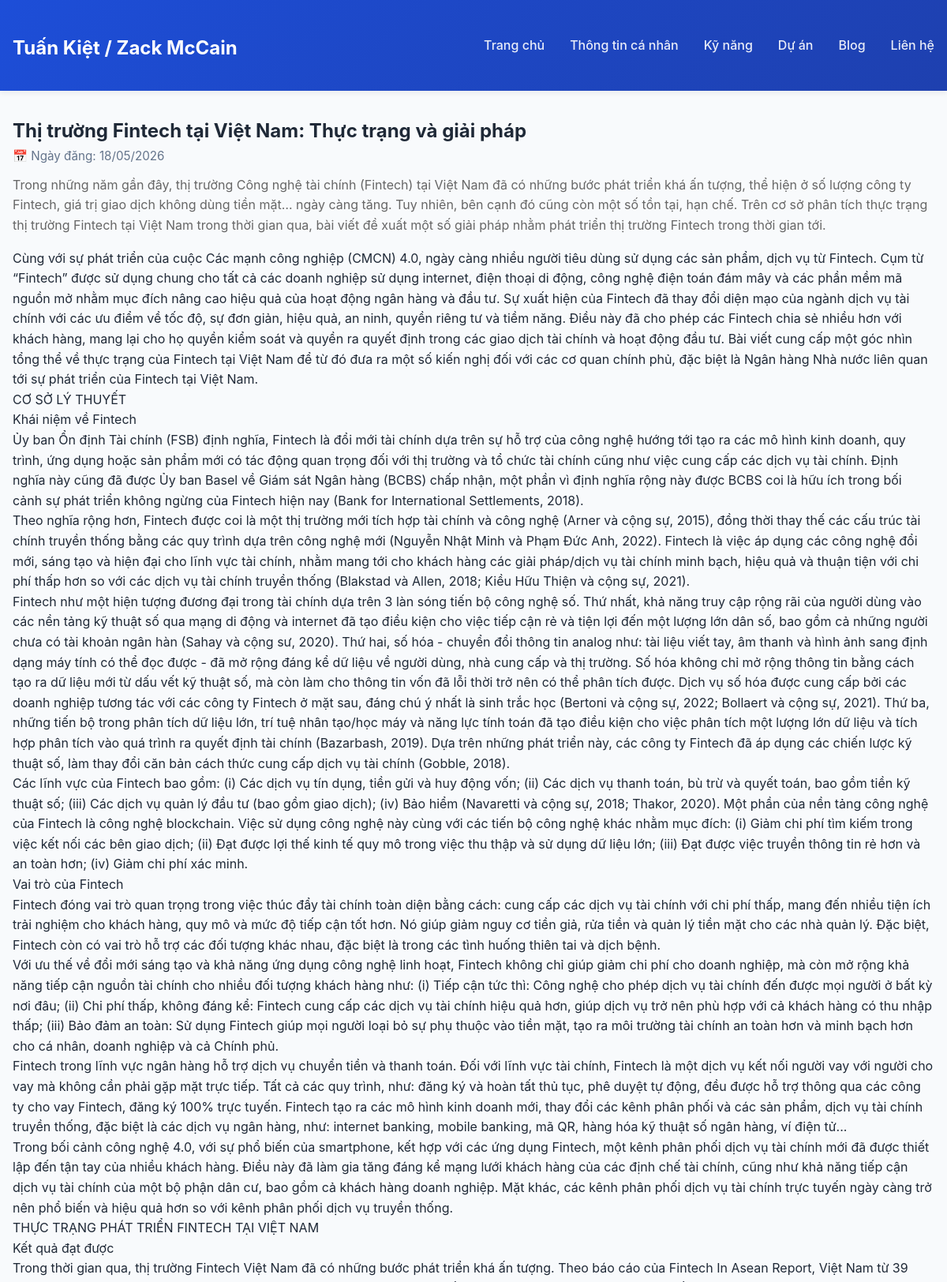
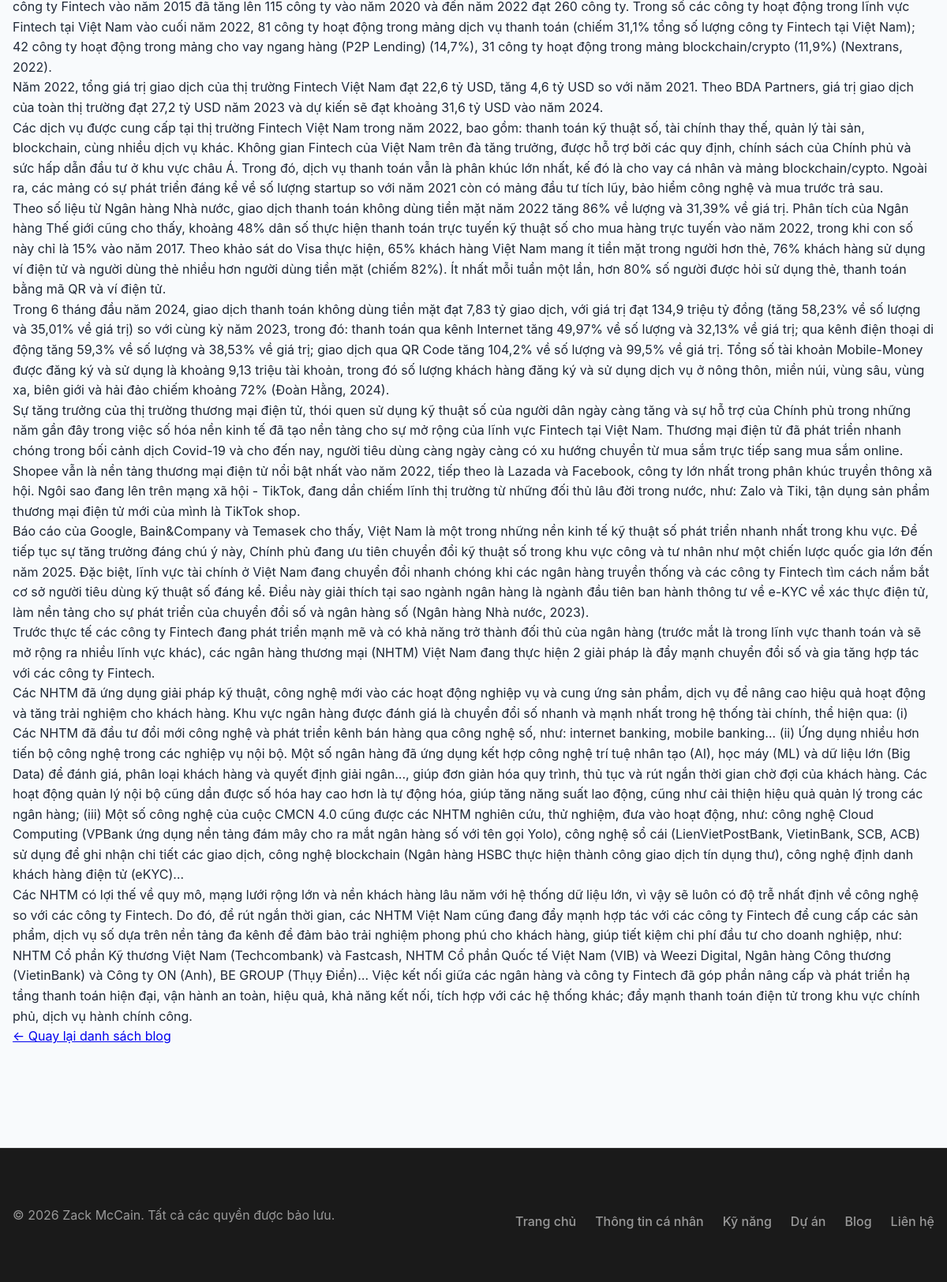
The app's page /blog/4/ with its own data (2 pictures, top to bottom).
### portfolio_app/models.py (models this page shows, shortened)
class BlogPost(models.Model):
    title = models.CharField(max_length=150, verbose_name='Tiêu đề')
    excerpt = models.TextField(blank=True, verbose_name='Tóm tắt')
    content = models.TextField(verbose_name='Nội dung')
    published_date = models.DateField(auto_now_add=True, verbose_name='Ngày đăng')
    class Meta:
        verbose_name = 'Bài viết'
        verbose_name_plural = 'Bài viết'
        ordering = ['-published_date']

### portfolio_app/views.py (the view)
# urls.py: path('blog/<int:pk>/', views.blog_detail, name='blog_detail'),
def blog_detail(request, pk):
    blog = BlogPost.objects.get(pk=pk)
    return render(request, 'portfolio_app/blog_detail.html', {
        'blog': blog
    })

### portfolio_app/templates/portfolio_app/blog_detail.html (shortened to what this page needs)
{% extends 'portfolio_app/base.html' %}
{% block content %}
<section>
    <article class="blog-detail">
        <h2>{{ blog.title }}</h2>
        <p class="date">📅 Ngày đăng: {{ blog.published_date|date:"d/m/Y" }}</p>
        {% if blog.excerpt %}
        <p class="excerpt">{{ blog.excerpt }}</p>
        {% endif %}
        <div class="content">
            {{ blog.content|linebreaks }}
        </div>
        <a href="{% url 'portfolio_app:blog_list' %}" class="back-link">← Quay lại danh sách blog</a>
    </article>
</section>
{% endblock %}

### portfolio_app/static/portfolio_app/css/style.css (style rules this page uses)
:root { --primary: #1d4ed8; --primary-light: #3b82f6; --primary-dark: #1e40af; --secondary: #64748b; --success: #10b981; --danger: #dc2626; --light: #f1f5f9; --lighter: #f8fafc; --border: #e2e8f0; --shadow: 0 10px 25px rgba(15, 23, 42, 0.08); --shadow-sm: 0 4px 6px rgba(15, 23, 42, 0.05); }
* { margin: 0; padding: 0; box-sizing: border-box; }
html { scroll-behavior: smooth; }
body { font-family: -apple-system, BlinkMacSystemFont, 'Segoe UI', 'Roboto', 'Oxygen', 'Ubuntu', 'Cantarell', 'Fira Sans', 'Droid Sans', 'Helvetica Neue', sans-serif; -webkit-font-smoothing: antialiased; -moz-osx-font-smoothing: grayscale; background: var(--lighter); color: #1f2937; line-height: 1.6; }
section { margin-bottom: 3rem; }
.date { color: var(--secondary); font-size: 0.95rem; margin-bottom: 0.75rem; }
.excerpt { color: #666; margin-bottom: 1rem; }

### records on screen
BlogPost: title "Thị trường Fintech tại Việt Nam: Thực trạng và giải pháp", published_date "18/05/2026", excerpt "Trong những năm gần đây, thị trường Công nghệ tài chính (Fintech) tại Việt Nam đã có những bước phát triển khá ấn tượng, thể hiện ở số lượng công ty Fintech, giá trị giao dịch không dùng tiền mặt… ngày càng tăng. Tuy nhiên, bên cạnh đó cũng còn một số tồn tại, hạn chế. Trên cơ sở phân tích thực trạng thị trường Fintech tại Việt Nam trong thời gian qua, bài viết đề xuất một số giải pháp nhằm phát triển thị trường Fintech trong thời gian tới.", content "Cùng với sự phát triển của cuộc Các mạnh công nghiệp (CMCN) 4.0, ngày càng nhiều người tiêu dùng sử dụng các sản phẩm, dịch vụ từ Fintech. Cụm từ “Fintech” được sử dụng chung cho tất cả các doanh nghiệp sử dụng internet, điện thoại di động, công nghệ điện toán đám mây và các phần mềm mã nguồn mở nhằm mục đích nâng cao hiệu quả của hoạt động ngân hàng và đầu tư. Sự xuất hiện của Fintech đã thay đổi diện mạo của ngành dịch vụ tài chính với các ưu điểm về tốc độ, sự đơn giản, hiệu quả, an ninh, quyền riêng tư và tiềm năng. Điều này đã cho phép các Fintech chia sẻ nhiều hơn với khách hàng, mang lại cho họ quyền kiểm soát và quyền ra quyết định trong các giao dịch tài chính và hoạt động đầu tư.…"
